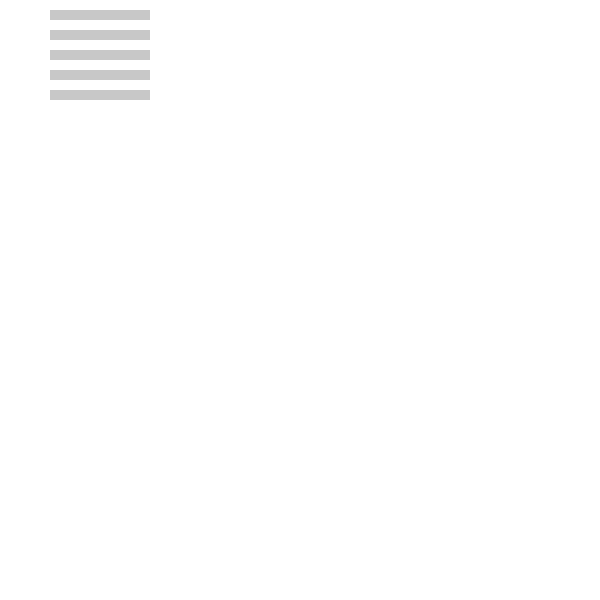
Frame 1 (no input)
Frame 60 (the mouse pressed at the canvas centre just before this capture): identical to frame 1, image omitted
Frame 120 (the mouse held since frame 60 and released just before this capture): identical to frame 1, image omitted

The Processing sketch that drew this single still picture (run headless with seeded random() and noise(); from frame 60 on, the mouse is pressed at the canvas centre):

// Processing sketch: processing_177507
// ── processing_177507.pde

int y = 10;
int spatie = 20;
int stop = height;

void setup (){
    size (600,600);
    background (255);
    fill (200,200,200);
    noStroke();
}

void draw(){
    while(y < stop) { 
        rect (50,y,100,10);
        y = y + spatie;
    } 
}
